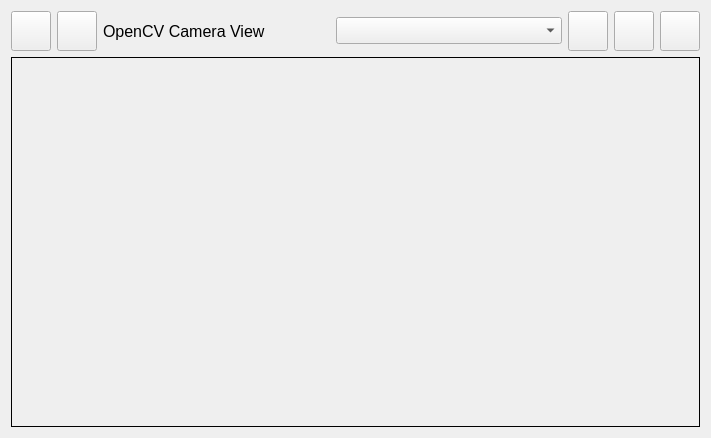
<?xml version="1.0" encoding="UTF-8"?>
<ui version="4.0">
 <class>MainWindow</class>
 <widget class="QMainWindow" name="MainWindow">
  <property name="geometry">
   <rect>
    <x>0</x>
    <y>0</y>
    <width>711</width>
    <height>438</height>
   </rect>
  </property>
  <property name="windowTitle">
   <string>Sand Counter</string>
  </property>
  <property name="windowIcon">
   <iconset resource="image.qrc">
    <normaloff>:/image/target-2-512.png</normaloff>:/image/target-2-512.png</iconset>
  </property>
  <widget class="QWidget" name="centralWidget">
   <layout class="QGridLayout" name="gridLayout" rowstretch="0,1,10" columnstretch="1" columnminimumwidth="0">
    <item row="1" column="0">
     <layout class="QHBoxLayout" name="horizontalLayout" stretch="0,0,1,1,0,0,0">
      <item>
       <widget class="QPushButton" name="pushButtonGetImage">
        <property name="minimumSize">
         <size>
          <width>40</width>
          <height>40</height>
         </size>
        </property>
        <property name="text">
         <string/>
        </property>
        <property name="icon">
         <iconset resource="image.qrc">
          <normaloff>:/image/Play.png</normaloff>:/image/Play.png</iconset>
        </property>
        <property name="iconSize">
         <size>
          <width>30</width>
          <height>30</height>
         </size>
        </property>
       </widget>
      </item>
      <item>
       <widget class="QPushButton" name="pushButtonStop">
        <property name="minimumSize">
         <size>
          <width>40</width>
          <height>40</height>
         </size>
        </property>
        <property name="text">
         <string/>
        </property>
        <property name="icon">
         <iconset>
          <normalon>:/image/pause-icon.png</normalon>
         </iconset>
        </property>
        <property name="iconSize">
         <size>
          <width>30</width>
          <height>30</height>
         </size>
        </property>
       </widget>
      </item>
      <item>
       <widget class="QLabel" name="label">
        <property name="font">
         <font>
          <pointsize>12</pointsize>
         </font>
        </property>
        <property name="text">
         <string>OpenCV Camera View</string>
        </property>
       </widget>
      </item>
      <item>
       <widget class="QComboBox" name="comboBoxObjectConf">
        <property name="font">
         <font>
          <pointsize>12</pointsize>
         </font>
        </property>
       </widget>
      </item>
      <item>
       <widget class="QPushButton" name="pushButtonCount">
        <property name="minimumSize">
         <size>
          <width>40</width>
          <height>40</height>
         </size>
        </property>
        <property name="text">
         <string/>
        </property>
        <property name="icon">
         <iconset resource="image.qrc">
          <normaloff>:/image/abacus-512.png</normaloff>:/image/abacus-512.png</iconset>
        </property>
        <property name="iconSize">
         <size>
          <width>30</width>
          <height>30</height>
         </size>
        </property>
       </widget>
      </item>
      <item>
       <widget class="QPushButton" name="pushButtonTools">
        <property name="minimumSize">
         <size>
          <width>40</width>
          <height>40</height>
         </size>
        </property>
        <property name="text">
         <string/>
        </property>
        <property name="icon">
         <iconset resource="image.qrc">
          <normaloff>:/image/service-512.png</normaloff>:/image/service-512.png</iconset>
        </property>
        <property name="iconSize">
         <size>
          <width>30</width>
          <height>30</height>
         </size>
        </property>
       </widget>
      </item>
      <item>
       <widget class="QPushButton" name="pushButtonCalib">
        <property name="minimumSize">
         <size>
          <width>40</width>
          <height>40</height>
         </size>
        </property>
        <property name="text">
         <string/>
        </property>
        <property name="icon">
         <iconset resource="image.qrc">
          <normaloff>:/image/calibration-icon1.png</normaloff>:/image/calibration-icon1.png</iconset>
        </property>
        <property name="iconSize">
         <size>
          <width>30</width>
          <height>30</height>
         </size>
        </property>
       </widget>
      </item>
     </layout>
    </item>
    <item row="2" column="0">
     <layout class="QHBoxLayout" name="horizontalLayout_3">
      <item>
       <widget class="QLabel" name="labelCameraViewopenCV">
        <property name="autoFillBackground">
         <bool>true</bool>
        </property>
        <property name="frameShape">
         <enum>QFrame::Box</enum>
        </property>
        <property name="text">
         <string/>
        </property>
       </widget>
      </item>
     </layout>
    </item>
   </layout>
  </widget>
 </widget>
 <layoutdefault spacing="6" margin="11"/>
 <resources>
  <include location="image.qrc"/>
 </resources>
 <connections/>
</ui>
